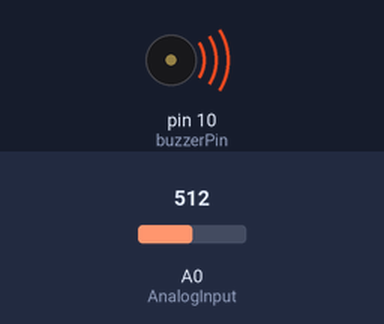
The sketch below on a simulated Arduino Uno, built with avr-gcc and run on an emulated ATmega328P. Parts: buzzer (waves = sounding). The test bench sets the inputs (shaded band); at power-on: A0 (AnalogInput) = 512.

Above: at 0.1 s.
Timing chart, 0 to 1.6 s (numbered marks = the images above):
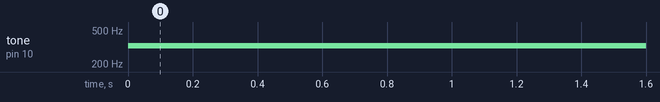

Measured:
- by itself, tone on pin 10 (buzzerPin): silent → 328 Hz at 0.00 s

The sketch:

LDR_Buzzer.ino
```cpp
int buzzerPin = 10;
int AnalogInput = A0;

void setup() {
  // put your setup code here, to run once:

}

void loop() {
  int deger = analogRead(AnalogInput);
  int pitch = 200 + deger/4;
  tone(buzzerPin, pitch);

}
```
